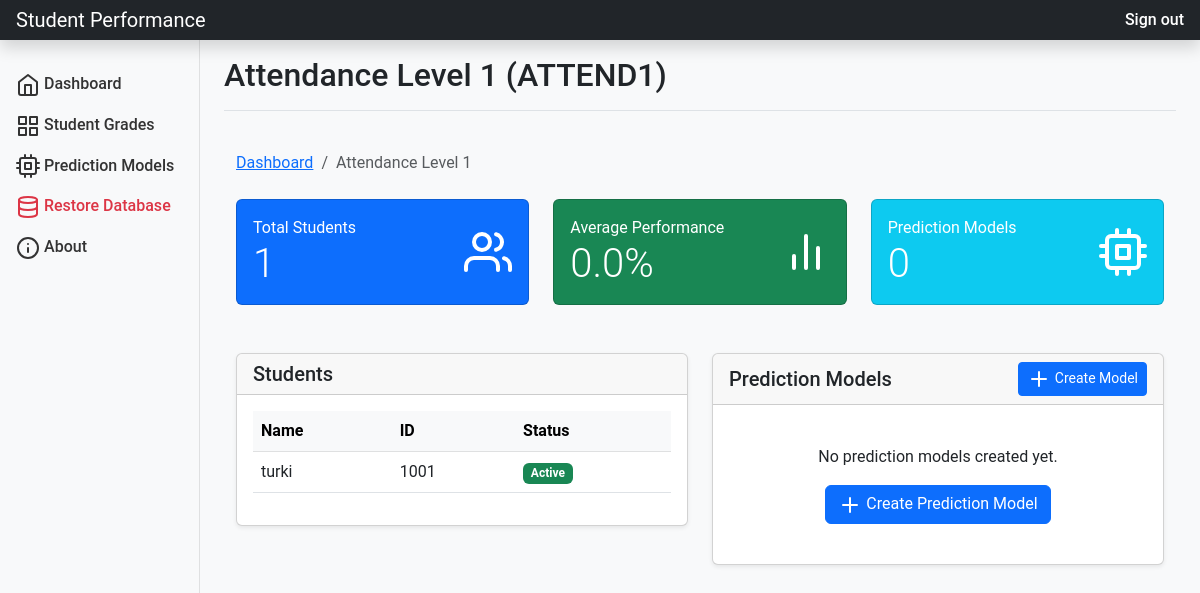
Before: /course/1/ (signed in) with the older database file.
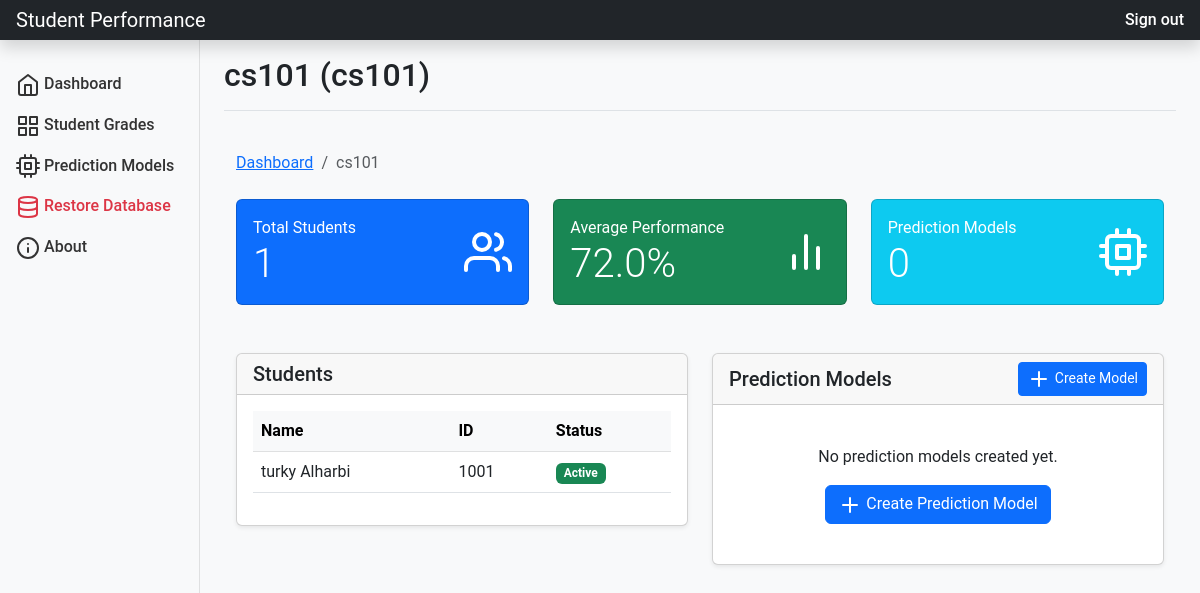
After: the same page with the newer database file.
### performance_app/models.py (models this page shows, shortened)
class Course(models.Model):
    name = models.CharField(max_length=255)
    code = models.CharField(max_length=20, unique=True)
    level = models.PositiveIntegerField(default=1)

class Student(models.Model):
    user = models.OneToOneField(User, on_delete=models.CASCADE, null=True, blank=True)
    name = models.CharField(max_length=255, db_index=True)  # Add index for faster name searches
    student_id = models.IntegerField(unique=True, db_index=True)  # Add index for faster ID lookups
    level = models.PositiveIntegerField(default=1, db_index=True)  # Add index for level filtering
    courses = models.ManyToManyField('Course', related_name='students', blank=True)
    class Meta:
        indexes = [
            models.Index(fields=['level', 'name']),  # Combined index for common filtering
        ]

### performance_app/views.py (the view)
# urls.py: path('course/<int:course_id>/', views.course_detail, name='course_detail'),
@login_required
def course_detail(request, course_id):
    if not hasattr(request.user, 'teacher'):
        messages.warning(request, 'You need to be a teacher to access this page.')
        return redirect('dashboard')
    course = get_object_or_404(Course, id=course_id)
    students = course.students.all()
    student_grades = StudentGrade.objects.filter(course=course)
    prediction_models = EnhancedPredictionModel.objects.filter(target_course=course)
    at_risk_grades = [g.grade for g in student_grades if g.grade is not None and g.grade < 60 and g.student.level == course.level]
    course.at_risk_count = len(at_risk_grades)
    all_grades = [g.grade for g in student_grades if g.grade is not None]
    course.average_performance = sum(all_grades) / len(all_grades) if all_grades else 0
    context = {
        'course': course,
        'students': students,
        'prediction_models': prediction_models,
    }
    return render(request, 'teacher/course_detail.html', context)

### performance_app/templates/teacher/course_detail.html (shortened to what the changed rows need)
{% extends 'base.html' %}
{% block page_title %}
    {{ course.name }} ({{ course.code }})
{% endblock %}
{% block content %}
<div class="container-fluid py-4">
    <nav aria-label="breadcrumb" class="mb-4">
        <ol class="breadcrumb">
            <li class="breadcrumb-item"><a href="{% url 'teacher_dashboard' %}">Dashboard</a></li>
            <li class="breadcrumb-item active">{{ course.name }}</li>
        </ol>
    </nav>
    <div class="row mb-4">
        <div class="col-md-6 col-xl-4 mb-4">
            <div class="card bg-success text-white h-100">
                <div class="card-body">
                    <div class="d-flex justify-content-between align-items-center">
                        <div class="me-3">
                            <div class="text-white-75">Average Performance</div>
                            <div class="display-6">{{ course.average_performance|default:"0"|floatformat:1 }}%</div>
                        </div>
                    </div>
                </div>
            </div>
        </div>
    </div>
    <div class="row">
        <div class="col-md-6">
            <div class="card shadow-sm mb-4">
                <div class="card-body">
                    {% if students %}
                    <div class="table-responsive">
                        <table class="table table-hover">
                            <thead class="table-light">
                                <tr>
                                    <th>Name</th>
                                    <th>ID</th>
                                    <th>Status</th>
                                </tr>
                            </thead>
                            <tbody>
                                {% for student in students %}
                                    <tr>
                                        <td>{{ student.name }}</td>
                                        <td>{{ student.student_id }}</td>
                                        <td>
                                            <span class="badge bg-success">Active</span>
                                        </td>
                                    </tr>
                                {% endfor %}
                            </tbody>
                        </table>
                    </div>
                    {% else %}
                        <div class="text-center py-4">
                            <p>No students enrolled in this course.</p>
                        </div>
                    {% endif %}
                </div>
            </div>
        </div>
    </div>
</div>
{% endblock %}

Changed rows visible on the page:
changed Course: name "Attendance Level 1" → "cs101"; code "ATTEND1" → "cs101"; average_performance "0.0" → "72.0"
changed Student: name "turki" → "turky Alharbi"
